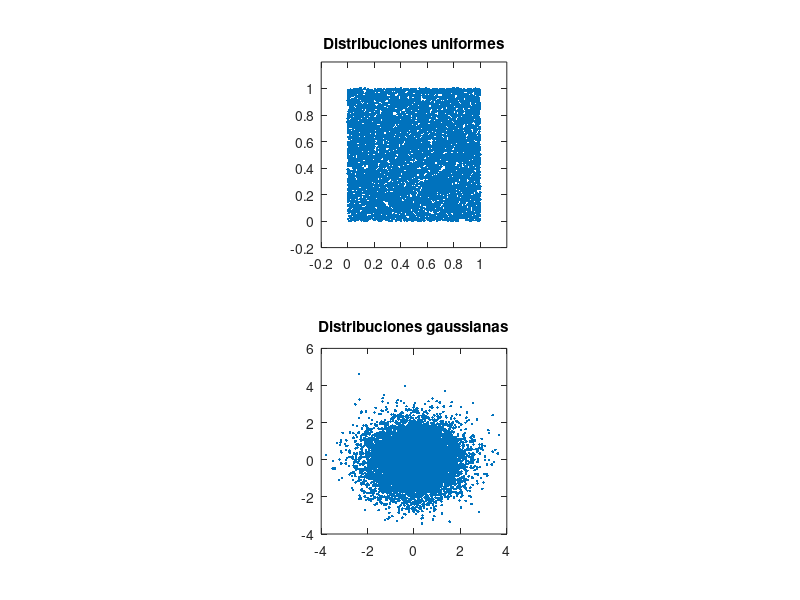

Write the MATLAB code that produced this figure.
%crear distribuciones
x1=rand(1,10000);
x2=rand(1,10000);
y1=randn(1,10000);
y2=randn(1,10000);

%dibujar
subplot(2,1,1),plot(x1,x2,'.');
axis([-0.2, 1.2, -0.2, 1.2]);
axis('square');
title('Distribuciones uniformes');

subplot(2,1,2),plot(y1,y2,'.');
axis('square');
title('Distribuciones gaussianas');
